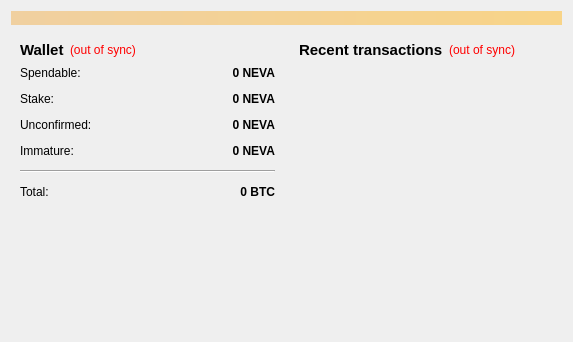
<?xml version="1.0" encoding="UTF-8"?>
<ui version="4.0">
 <class>OverviewPage</class>
 <widget class="QWidget" name="OverviewPage">
  <property name="geometry">
   <rect>
    <x>0</x>
    <y>0</y>
    <width>573</width>
    <height>342</height>
   </rect>
  </property>
  <property name="windowTitle">
   <string>Form</string>
  </property>
  <layout class="QVBoxLayout" name="topLayout">
   <item>
    <widget class="QLabel" name="labelAlerts">
     <property name="visible">
      <bool>false</bool>
     </property>
     <property name="styleSheet">
      <string notr="true">background-color: qlineargradient(x1: 0, y1: 0, x2: 1, y2: 0, stop:0 #F0D0A0, stop:1 #F8D488);  color:#000000
</string>
     </property>
     <property name="wordWrap">
      <bool>true</bool>
     </property>
     <property name="margin">
      <number>3</number>
     </property>
    </widget>
   </item>
   <item>
    <layout class="QHBoxLayout" name="horizontalLayout" stretch="1,1">
     <item>
      <layout class="QVBoxLayout" name="verticalLayout_2">
       <item>
        <widget class="QWidget" name="widget" native="true">
         <layout class="QVBoxLayout" name="verticalLayout_4">
          <item>
           <layout class="QHBoxLayout" name="horizontalLayout_4">
            <item>
             <widget class="QLabel" name="label_5">
              <property name="font">
               <font>
                <pointsize>11</pointsize>
                <weight>75</weight>
                <bold>true</bold>
               </font>
              </property>
              <property name="text">
               <string>Wallet</string>
              </property>
             </widget>
            </item>
            <item>
             <widget class="QLabel" name="labelWalletStatus">
              <property name="toolTip">
               <string>The displayed information may be out of date. Your wallet automatically synchronizes with the Nevacoin network after a connection is established, but this process has not completed yet.</string>
              </property>
              <property name="styleSheet">
               <string notr="true">QLabel { color: red; }</string>
              </property>
              <property name="text">
               <string notr="true">(out of sync)</string>
              </property>
              <property name="alignment">
               <set>Qt::AlignLeading|Qt::AlignLeft|Qt::AlignVCenter</set>
              </property>
             </widget>
            </item>
            <item>
             <spacer name="horizontalSpacer_2">
              <property name="orientation">
               <enum>Qt::Horizontal</enum>
              </property>
              <property name="sizeHint" stdset="0">
               <size>
                <width>40</width>
                <height>20</height>
               </size>
              </property>
             </spacer>
            </item>
           </layout>
          </item>
          <item>
           <layout class="QFormLayout" name="formLayout_2">
            <property name="fieldGrowthPolicy">
             <enum>QFormLayout::AllNonFixedFieldsGrow</enum>
            </property>
            <property name="horizontalSpacing">
             <number>12</number>
            </property>
            <property name="verticalSpacing">
             <number>12</number>
            </property>
            <item row="0" column="0">
             <widget class="QLabel" name="label">
              <property name="text">
               <string>Spendable:</string>
              </property>
             </widget>
            </item>
            <item row="0" column="1">
             <widget class="QLabel" name="labelBalance">
              <property name="font">
               <font>
                <weight>75</weight>
                <bold>true</bold>
               </font>
              </property>
              <property name="cursor">
               <cursorShape>IBeamCursor</cursorShape>
              </property>
              <property name="toolTip">
               <string>Your current spendable balance</string>
              </property>
              <property name="text">
               <string notr="true">0 NEVA</string>
              </property>
              <property name="alignment">
               <set>Qt::AlignRight|Qt::AlignTrailing|Qt::AlignVCenter</set>
              </property>
              <property name="textInteractionFlags">
               <set>Qt::LinksAccessibleByMouse|Qt::TextSelectableByKeyboard|Qt::TextSelectableByMouse</set>
              </property>
             </widget>
            </item>
            <item row="1" column="0">
             <widget class="QLabel" name="label_6">
              <property name="text">
               <string>Stake:</string>
              </property>
             </widget>
            </item>
            <item row="1" column="1">
             <widget class="QLabel" name="labelStake">
              <property name="font">
               <font>
                <weight>75</weight>
                <bold>true</bold>
               </font>
              </property>
              <property name="cursor">
               <cursorShape>IBeamCursor</cursorShape>
              </property>
              <property name="toolTip">
               <string>Total of coins that was staked, and do not yet count toward the current balance</string>
              </property>
              <property name="text">
               <string notr="true">0 NEVA</string>
              </property>
              <property name="alignment">
               <set>Qt::AlignRight|Qt::AlignTrailing|Qt::AlignVCenter</set>
              </property>
              <property name="textInteractionFlags">
               <set>Qt::LinksAccessibleByMouse|Qt::TextSelectableByKeyboard|Qt::TextSelectableByMouse</set>
              </property>
             </widget>
            </item>
            <item row="2" column="0">
             <widget class="QLabel" name="label_3">
              <property name="text">
               <string>Unconfirmed:</string>
              </property>
             </widget>
            </item>
            <item row="2" column="1">
             <widget class="QLabel" name="labelUnconfirmed">
              <property name="font">
               <font>
                <weight>75</weight>
                <bold>true</bold>
               </font>
              </property>
              <property name="cursor">
               <cursorShape>IBeamCursor</cursorShape>
              </property>
              <property name="toolTip">
               <string>Total of transactions that have yet to be confirmed, and do not yet count toward the current balance</string>
              </property>
              <property name="text">
               <string notr="true">0 NEVA</string>
              </property>
              <property name="alignment">
               <set>Qt::AlignRight|Qt::AlignTrailing|Qt::AlignVCenter</set>
              </property>
              <property name="textInteractionFlags">
               <set>Qt::LinksAccessibleByMouse|Qt::TextSelectableByKeyboard|Qt::TextSelectableByMouse</set>
              </property>
             </widget>
            </item>
            <item row="3" column="0">
             <widget class="QLabel" name="labelImmatureText">
              <property name="text">
               <string>Immature:</string>
              </property>
             </widget>
            </item>
            <item row="3" column="1">
             <widget class="QLabel" name="labelImmature">
              <property name="font">
               <font>
                <weight>75</weight>
                <bold>true</bold>
               </font>
              </property>
              <property name="toolTip">
               <string>Mined balance that has not yet matured</string>
              </property>
              <property name="text">
               <string notr="true">0 NEVA</string>
              </property>
              <property name="alignment">
               <set>Qt::AlignRight|Qt::AlignTrailing|Qt::AlignVCenter</set>
              </property>
              <property name="textInteractionFlags">
               <set>Qt::LinksAccessibleByMouse|Qt::TextSelectableByKeyboard|Qt::TextSelectableByMouse</set>
              </property>
             </widget>
            </item>
            <item row="4" column="0" colspan="2">
             <widget class="Line" name="line">
              <property name="orientation">
               <enum>Qt::Horizontal</enum>
              </property>
             </widget>
            </item>
            <item row="5" column="0">
             <widget class="QLabel" name="labelTotalText">
              <property name="text">
               <string>Total:</string>
              </property>
             </widget>
            </item>
            <item row="5" column="1">
             <widget class="QLabel" name="labelTotal">
              <property name="font">
               <font>
                <weight>75</weight>
                <bold>true</bold>
               </font>
              </property>
              <property name="cursor">
               <cursorShape>IBeamCursor</cursorShape>
              </property>
              <property name="toolTip">
               <string>Your current total balance</string>
              </property>
              <property name="text">
               <string notr="true">0 BTC</string>
              </property>
              <property name="alignment">
               <set>Qt::AlignRight|Qt::AlignTrailing|Qt::AlignVCenter</set>
              </property>
              <property name="textInteractionFlags">
               <set>Qt::LinksAccessibleByMouse|Qt::TextSelectableByKeyboard|Qt::TextSelectableByMouse</set>
              </property>
             </widget>
            </item>
           </layout>
          </item>
         </layout>
        </widget>
       </item>
       <item>
        <spacer name="verticalSpacer">
         <property name="orientation">
          <enum>Qt::Vertical</enum>
         </property>
         <property name="sizeHint" stdset="0">
          <size>
           <width>20</width>
           <height>40</height>
          </size>
         </property>
        </spacer>
       </item>
      </layout>
     </item>
     <item>
      <layout class="QVBoxLayout" name="verticalLayout_3">
       <item>
        <widget class="QWidget" name="widget_2" native="true">
         <layout class="QVBoxLayout" name="verticalLayout">
          <item>
           <layout class="QHBoxLayout" name="horizontalLayout_2">
            <item>
             <widget class="QLabel" name="label_4">
              <property name="font">
               <font>
                <pointsize>11</pointsize>
                <weight>75</weight>
                <bold>true</bold>
               </font>
              </property>
              <property name="text">
               <string>&lt;b&gt;Recent transactions&lt;/b&gt;</string>
              </property>
             </widget>
            </item>
            <item>
             <widget class="QLabel" name="labelTransactionsStatus">
              <property name="toolTip">
               <string>The displayed information may be out of date. Your wallet automatically synchronizes with the Nevacoin network after a connection is established, but this process has not completed yet.</string>
              </property>
              <property name="styleSheet">
               <string notr="true">QLabel { color: red; }</string>
              </property>
              <property name="text">
               <string notr="true">(out of sync)</string>
              </property>
              <property name="alignment">
               <set>Qt::AlignRight|Qt::AlignTrailing|Qt::AlignVCenter</set>
              </property>
             </widget>
            </item>
            <item>
             <spacer name="horizontalSpacer">
              <property name="orientation">
               <enum>Qt::Horizontal</enum>
              </property>
              <property name="sizeHint" stdset="0">
               <size>
                <width>40</width>
                <height>20</height>
               </size>
              </property>
             </spacer>
            </item>
           </layout>
          </item>
          <item>
           <widget class="QListView" name="listTransactions">
            <property name="styleSheet">
             <string notr="true">QListView { background: transparent; }</string>
            </property>
            <property name="frameShape">
             <enum>QFrame::NoFrame</enum>
            </property>
            <property name="verticalScrollBarPolicy">
             <enum>Qt::ScrollBarAlwaysOff</enum>
            </property>
            <property name="horizontalScrollBarPolicy">
             <enum>Qt::ScrollBarAlwaysOff</enum>
            </property>
            <property name="selectionMode">
             <enum>QAbstractItemView::NoSelection</enum>
            </property>
           </widget>
          </item>
         </layout>
        </widget>
       </item>
      </layout>
     </item>
    </layout>
   </item>
  </layout>
 </widget>
 <resources/>
 <connections/>
</ui>
